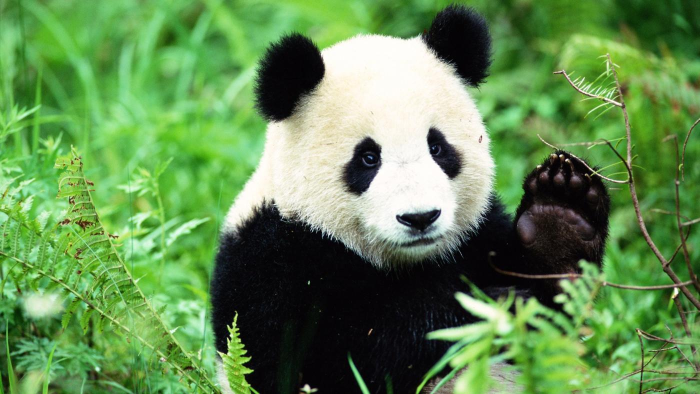
#> input picture HW_9/ps9_Python_Feddock_Hayden/input/im1.jpg, 1400 x 788 px (shown at 1/2 size)
$ python ps9.py
#> lines starting #> are read from the running program, lines starting #| are printed output that depends on the picture
# Hayden Feddock
# ECE 1395 - Dr. Dallal
# Assignment 9
# 4/18/2023

import numpy as np

''' Question 1: K-means clustering and image segmentation '''

'''
Part a
- Write a function to implement a basic version of k-means
'''

from scipy.spatial.distance import cdist

def kmeans_single(X, K, iters):

    '''
    Inputs:
    X: m x n data matrix where m is the number of samples and n is the features
    K: number of clusters to output
    iters: number of iterations to run K-means for
    '''

    # Determine shape of X data matrix with m samples and n feature dimensions
    m, n = X.shape

    # Determine the min and max of each feature dimension (axis=0 is vertical)
    mins = X.min(axis=0) # [:n]
    maxes = X.max(axis=0) # [:n]

    # Determine the range in values
    num_range = maxes - mins # [:n]

    # Randomly initialize the cluster centers between the min and max of each feature dimension
    means = mins + num_range * np.random.rand(K, n) # [:n] + [:n] * [K:n]

    # Update K-means for each iteration
    for iter in range(iters):

        # Compute the distance between each point and the cluster center
        distances = cdist(X, means) # [m:K] - returns the distance between the point X and each of the means

        # Update the ids to classify the sample by the closest cluster center (axis=1 is horizontal)
        ids = np.argmin(distances, axis=1) # [m:]

        # Recompute the means for each K
        for i in range(K):

            # Collect all of the points that are classified as cluster i
            cluster_i = X[ids == i] # [(m[ids==i]):n]

            # Find the mean point from all the points in the cluster
            means[i,:] = np.mean(cluster_i, axis=0) # [K:n]

    # Compute SSD
    distances = cdist(X, means)
    ssd = np.sum(np.min(distances,axis=1)**2)

    '''
    Outputs:
    ids: m x 1 vector containing the cluster id of each sample
    means: K x n matrix containing the centers/means of each cluster
    ssd: sum of the squared distances between points and their assigned means, summed over all clusters
    '''

    return ids, means, ssd

'''
# For testing K-means function:

import matplotlib.pyplot as plt

# Testing with random 2D dataset
X = np.random.rand(100, 2)*10 # [100:2]

# Compute K-means clustering using function
K = 3
ids, means, ssd = kmeans_single(X, K, 100)

# Plot data using colors to distinguish clusters
plt.scatter(X[:,0], X[:,1], c=ids)

# Plot cluster centers on top
plt.scatter(means[:,0], means[:,1], c=np.array([0, 1, 2]), marker='x')

# Save image
plt.savefig('question1_demo.png')
'''

'''
Part b
- Implement a wrapper function to do R random initializations and return the lowest SSD
'''

def kmeans_multiple(X, K, iters, R):

    # Compute the first k-means function
    ids, means, ssd = kmeans_single(X, K, iters)

    # Compute the next R-1 kmeans and replace if the ssd is lower
    for i in range(R-1):

        # Compute the kmeans again
        ids_temp, means_temp, ssd_temp = kmeans_single(X, K, iters)

        # Replace the current results with the new ones is the new ssd is lower
        if (ssd_temp < ssd):
            ids = ids_temp
            means = means_temp
            ssd = ssd_temp

    return ids, means, ssd


'''
Part c
- Read in all of the input images using the imread function
- Convert images to double format
- Downsample images using imresize
- Use reshape to convert the 3D image matrix into a 2D
- Use the kmeans multiple function to perform clustering
- Replace each pixel with the average RGB values for the cluster
- Convert the image to the uint8 format and save
- Implement the above in a wrapper function that takes an image and then produces an image
'''

from skimage.util import img_as_float, img_as_ubyte
from skimage.transform import resize

def Segment_kmeans(im_in, K, iters, R):

    # Convert the image to the double format using the img_as_float function
    im = img_as_float(im_in)

    # Downsample images using the resize function
    im = resize(im, [100, 100])

    # Convert the images from 3D to 2D using the reshape function
    H, W, _ = im.shape
    X = np.reshape(im, [H*W, 3])

    # Compute the clustering using the kmeans multiple function
    ids, means, ssd = kmeans_multiple(X, K, iters, R)

    # Replace each pixel with the average RGB values for the cluster
    for i in range(H*W):
        X[i,:] = means[ids[i]]

    # Convert the image to uint8 format
    im_out = img_as_ubyte(X)

    # Reshape the image
    im_out = np.reshape(im_out, [H, W, 3])

    return im_out

from skimage.io import imread, imsave

# Read in the images from the input folder
im_1 = imread(f'input/im1.jpg')
#> im_1 is the input picture: shape (788, 1400, 3); mean R, G, B 98.2, 139.5, 81.5
im_2 = imread(f'input/im2.jpg')
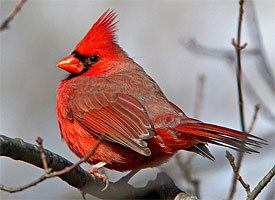
#> input picture HW_9/ps9_Python_Feddock_Hayden/input/im2.jpg, 275 x 200 px
#> im_2 is the input picture: shape (200, 275, 3); mean R, G, B 154.3, 130.1, 127.9
im_3 = imread(f'input/im3.png')
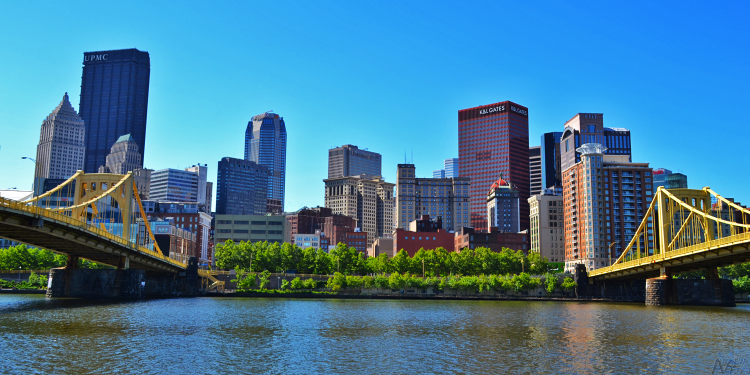
#> input picture HW_9/ps9_Python_Feddock_Hayden/input/im3.png, 1500 x 750 px (shown at 1/2 size)
#> im_3 is the input picture: shape (750, 1500, 3); mean R, G, B 71.5, 122.5, 149.7

# Values to use for K
K = [3, 5, 7]

# Values to use for iters
iters = [7, 13, 20]

# Values to use for R
R = [5, 15, 30]

# Compute the first segmented image
im_out_1 = Segment_kmeans(im_1, K[0], iters[0], R[0])
#> in Segment_kmeans, `im = resize(im, [100, 100])`:
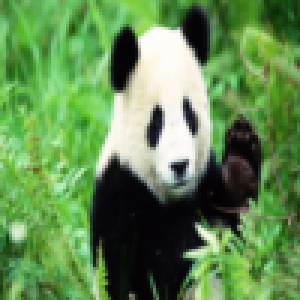
#> im: shape (100, 100, 3) float64 (shown 3 times larger); mean R, G, B 0.385, 0.547, 0.32
#> in kmeans_single, `mins = X.min(axis=0)`: mins = [0.0159, 0.00932, 0.0161]
#> in kmeans_single, `maxes = X.max(axis=0)`: maxes = [0.998, 0.994, 0.978]
#> in kmeans_single, `num_range = maxes - mins`: num_range = [0.983, 0.984, 0.962]
#> in kmeans_single, `means = mins + num_range * np.random.rand(K, n)`: means = [[0.555, 0.713, 0.596], [0.551, 0.426, 0.637], [0.446, 0.887, 0.943]]
#> after the loop in kmeans_single, `for iter in range(iters):`: means = [[0.41, 0.663, 0.317], [0.0973, 0.145, 0.0827], [0.891, 0.915, 0.835]]
#> in kmeans_single, `ssd = np.sum(np.min(distances,axis=1)**2)`: ssd = 339.9
#> in kmeans_multiple, `ids, means, ssd = kmeans_single(X, K, iters)`: ids = 10000 values, max 2 at index 851, min 0 at index 0, mean 0.562; ssd = 339.9
#> the loop in kmeans_multiple, `for i in range(R-1):` made 4 passes
#> ssd_temp on passes 1 to 3: 342.4, 340.6, 339.9
#> (means_temp, ssd_temp) on pass 4: ([[0.385, 0.547, 0.32], [nan, nan, nan], [nan, nan, nan]], nan)
#> after the loop in kmeans_multiple, `for i in range(R-1):`: ids = 10000 values, max 2 at index 71, min 0 at index 851, mean 1.15; ssd = 339.9
#> in Segment_kmeans, `ids, means, ssd = kmeans_multiple(X, K, iters, R)`: means = [[0.89, 0.914, 0.834], [0.409, 0.66, 0.316], [0.0948, 0.141, 0.0814]]; ssd = 339.9
imsave(f'output/im1.jpg', im_out_1)
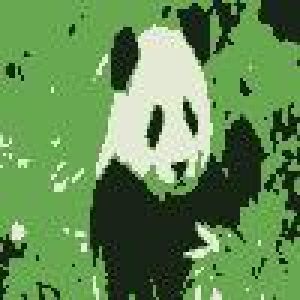
#> saved as im1.jpg: shape (100, 100, 3) (shown 3 times larger); mean R, G, B 98.2, 139.3, 82.4

# Compute the first segmented image
im_out_2 = Segment_kmeans(im_2, K[1], iters[1], R[1])
#> call 2 of Segment_kmeans, with K = 5, iters = 13, R = 15
#> in Segment_kmeans (call 2), `im = resize(im, [100, 100])`:
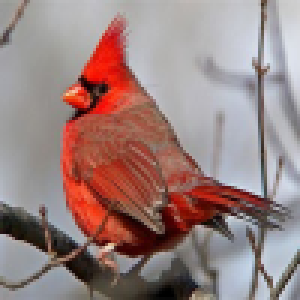
#> im: shape (100, 100, 3) float64 (shown 3 times larger); mean R, G, B 0.605, 0.51, 0.501
#> the loop in kmeans_multiple (call 2), `for i in range(R-1):` made 14 passes
#> ssd_temp on passes 1 to 12: nan, nan, nan, nan, nan, nan, nan, 142.9, nan, nan, nan, 142.8
#> in Segment_kmeans (call 2), `ids, means, ssd = kmeans_multiple(X, K, iters, R)`: ids = 10000 values from 0 to 0; means = [[0.605, 0.51, 0.501], [nan, nan, nan], [nan, nan, nan], [nan, nan, nan], [nan, nan, nan]]; ssd = nan
imsave(f'output/im2.jpg', im_out_2)

# Compute the first segmented image
im_out_3 = Segment_kmeans(im_3, K[2], iters[2], R[2])
#> call 3 of Segment_kmeans, with K = 7, iters = 20, R = 30
#> in Segment_kmeans (call 3), `im = resize(im, [100, 100])`:
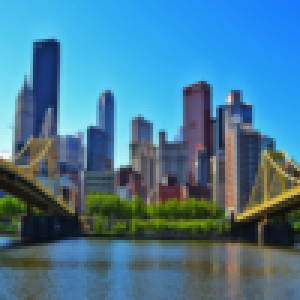
#> im: shape (100, 100, 3) float64 (shown 3 times larger); mean R, G, B 0.28, 0.48, 0.587
#> in Segment_kmeans (call 3), `ids, means, ssd = kmeans_multiple(X, K, iters, R)`: ids = 10000 values from 1 to 1; means = [[nan, nan, nan], [0.28, 0.48, 0.587], [nan, nan, nan], [nan, nan, nan], [nan, nan, nan], [nan, nan, nan], [nan, nan, nan]]
#> in Segment_kmeans (call 3), `im_out = np.reshape(im_out, [H, W, 3])`:
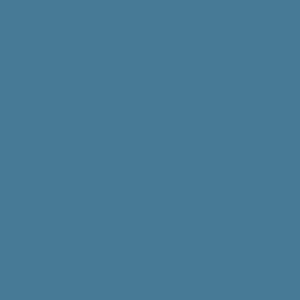
#> im_out: shape (100, 100, 3) (shown 3 times larger); mean of channels 0, 1, 2 71, 122, 150; drawn as R, G, B
imsave(f'output/im3.jpg', im_out_3)
